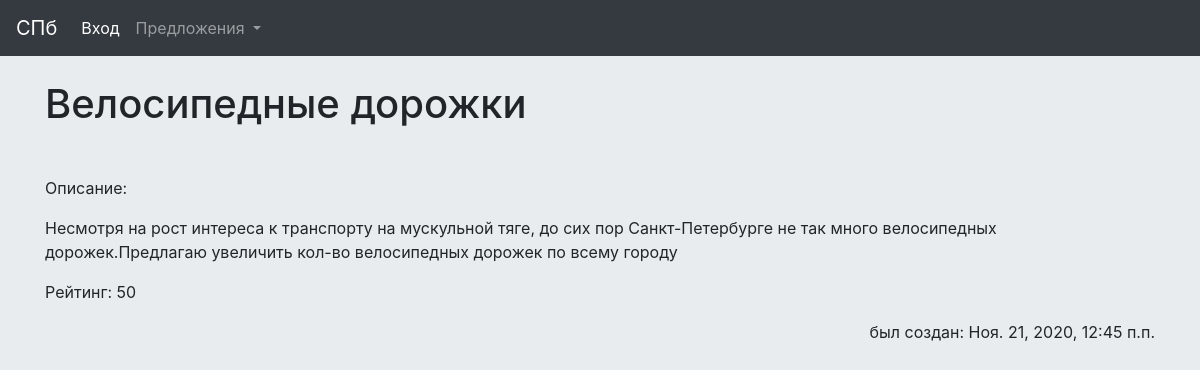
The app's page /offer/велосипедные-дорожки-1605962752/, older data.
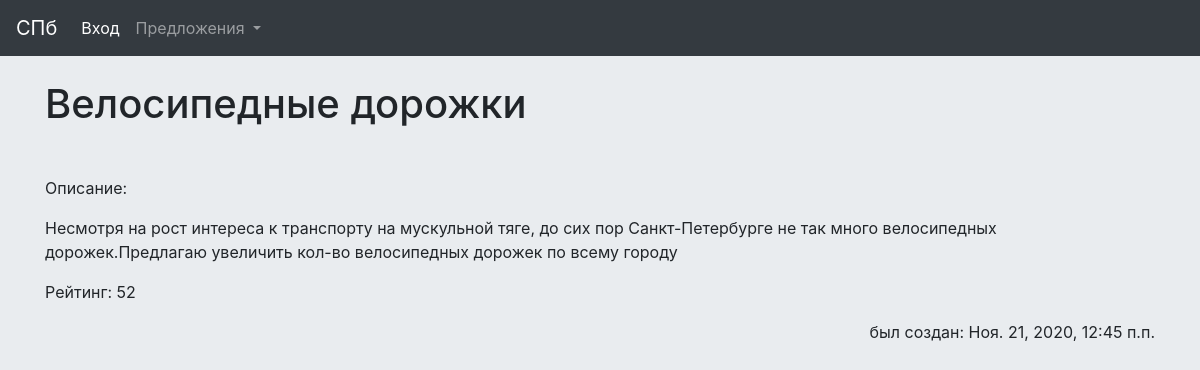
The same page, newer data.
### offer/models.py (models this page shows, shortened)
class Offer(models.Model):
    title = models.CharField(max_length=150, db_index=True)
    slug = models.TextField(max_length=150, unique=True, blank=True)
    body = models.TextField(blank=True, db_index=True)
    date_pub = models.DateTimeField(auto_now_add=True)
    img = models.CharField(max_length=150, default="https://i.imgur.com/8gzzetz.jpg")
    rating = models.IntegerField(default=0)
    ACTIVE = "ac"
    INPROC = "ip"
    ARCHIVE = "ar"
    OFTYPE =[
    (ACTIVE, "active"),
    (INPROC, "in_the_process"),
    (ARCHIVE, "archive")
    ]
    oftype = models.CharField(
        max_length=2,
        choices=OFTYPE,
        default=ACTIVE,
    )
    users_rated = models.ManyToManyField(UsersRatedRecord, blank=True)
    def has_user_rated(self, user):
        record = self.users_rated.filter(user_pk=user.pk)
        if record.count() == 0:
            return None
        return record[0].rating
    class Meta:
        ordering = ['-rating']

### offer/views.py (the view)
# urls.py: path('offer/<str:slug>/', OfferDetail.as_view(), name='offer_detail_url'),
class OfferDetail(View):
    model = Offer
    template = 'offer/offer_detail.html'
    def get(self, request, slug):
        obj = get_object_or_404(self.model, slug__exact=slug)
        rating = obj.has_user_rated(request.user)
        ratedpos = rating != None and rating > 0
        return render(request, self.template, {self.model.__name__.lower(): obj,
                                               'admin_object': obj,
                                               'detail': True,
                                               'hasrated': rating != None,
                                               'ratedpos': ratedpos,
                                               })

### offer/templates/offer/offer_detail.html (shortened to what this page needs)
{% extends 'offer/offer_base.html' %}
{% block content %}
    <h1 class="mt-4">
        {{ offer.title }}
    </h1>
    <p>
    </p>
    <p>
        Описание:
    </p>
    <p>
        {{ offer.body }}
    </p>
    <a  class="card-text" >Рейтинг: </a>
    <a class="card-text" id="rating" >{{ offer.rating }}</a>
    <div class="text-right">
    <div class="text-right">
        <p>
            был создан: {{ offer.date_pub }}
        </p>
    </div>
{% endblock %}

Row changes from the older to the newer data that the page shows:
changed Offer "Велосипедные дорожки": rating "50" → "52"
